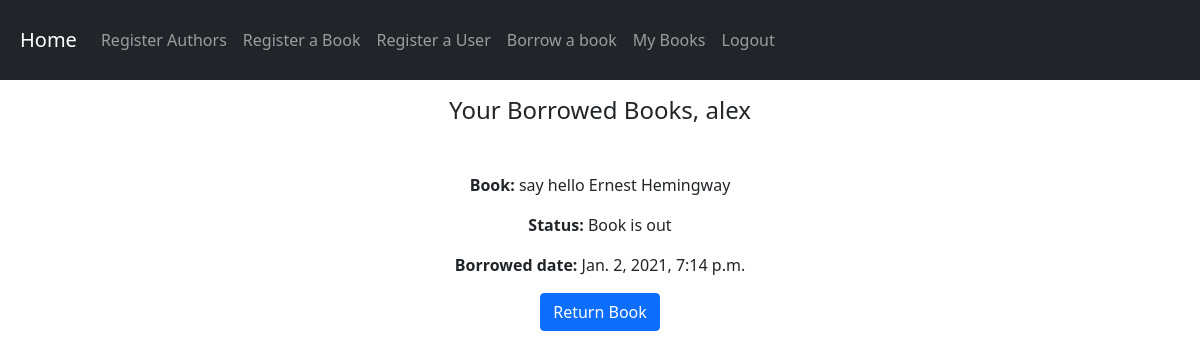
The app's page /mybooks/ (signed in), older data.
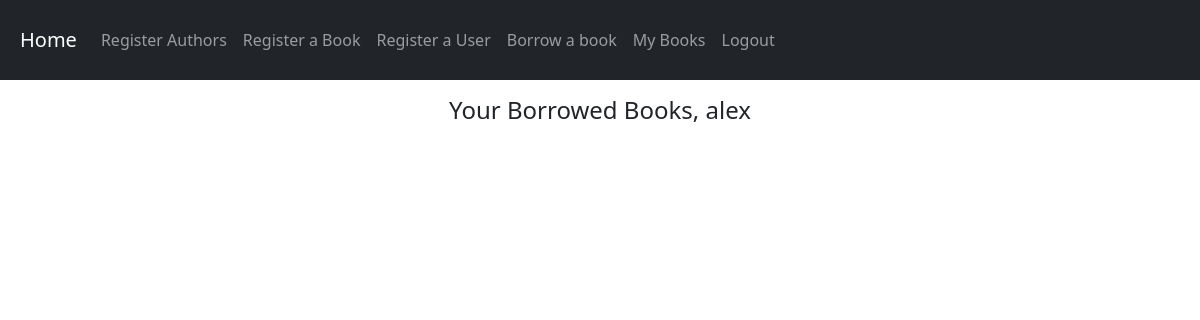
The same page, newer data.
### book_app/models.py (models this page shows, shortened)
class LandBook(models.Model):
    out = (
        ('out','Book is out'),
        ('in','Book is in'),
    )
    book = models.ForeignKey(Book, on_delete=models.PROTECT, blank=True)
    user = models.ForeignKey(User, on_delete = models.PROTECT, null=True, blank=True)
    status = models.CharField(max_length = 200, choices = out,  default = 'out', blank = True)
    timestamp = models.DateTimeField(default=datetime.datetime.now)

class Book(models.Model):
    title = models.CharField(max_length=200)
    pub_date = models.DateField()
    quantity = models.PositiveIntegerField(default=1)
    author = models.ForeignKey(Author, on_delete=models.PROTECT, blank=True)
    def __str__(self):
        return "%s %s" % (self.title, self.author)

class Author(models.Model):
    writer = (
        ('Ernest Hemingway','Ernest Hemingway'),
        ('Joan Didion','Joan Didion'),
        ('Ray Bradbury','Ray Bradbury'),
        ('Ayn Rand','Ayn Rand'),
        ('Gillian Flynn','Gillian Flynn'),
        ("Jane Austen","Jane Austen")
    )
    available_authors = models.CharField(max_length = 200, choices = writer, blank = True, unique=True)
    def __str__(self):
        return self.available_authors

### book_app/views.py (the view)
# urls.py: path('mybooks/', views.borrowed_books_view, name = 'my_boorowed_books'),
def borrowed_books_view(request):
    books = LandBook.objects.filter(user=request.user)
    context ={
        "books" : books
    }
    return render(request, 'pages/borrow/borrowView.html', context)

### templates/pages/borrow/borrowView.html
{% extends 'base.html' %}
{% block content %}
<h4 class = 'mt-3 text-center mt-3 mb-5'> Your Borrowed Books, {{user}}</h4>
{%for book in books %}
<div class = 'text-center mt-2'>
  <p><b>Book:</b> {{ book.book}}</p>
  <p><b>Status: </b>{{ book.status}}</p>
  <p><b>Borrowed date:</b> {{book.timestamp}}</p>
  <a href="{% url 'return' book.id%}" class="btn btn-primary mb-4" role="button">Return Book</a>
</div>
{%endfor%}
{% endblock %}

Row changes from the older to the newer data that the page shows:
removed LandBook: book "say hello Ernest Hemingway", status "Book is out", timestamp "Jan. 2, 2021, 7:14 p.m."
